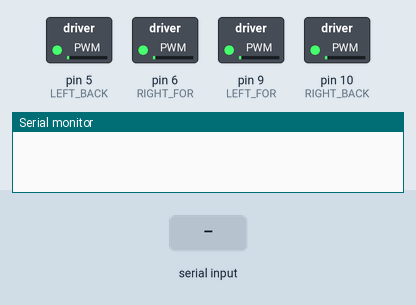
This sketch was run on a simulated Arduino Mega 2560, built with avr-gcc and run on an emulated ATmega2560. Parts: switched loads named in the sketch (green lamp = pin HIGH), the last lines printed to the serial monitor. The inputs (shaded band) are chosen by the test bench.

Above: at 1.7 s.
1.8 s: "90,45\n" received over the second serial link
At 2.2 s:
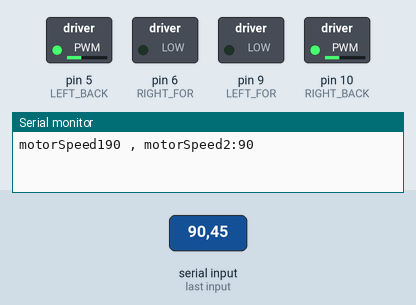
4.8 s: "200\n" received over the second serial link
At 6.4 s:
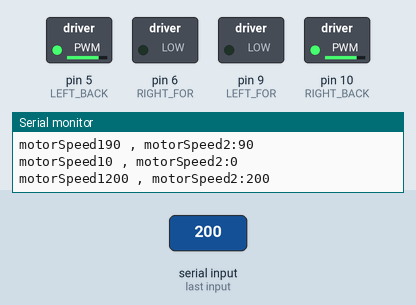
7.3 s: "30,150\n" received over the second serial link
At 8.5 s:
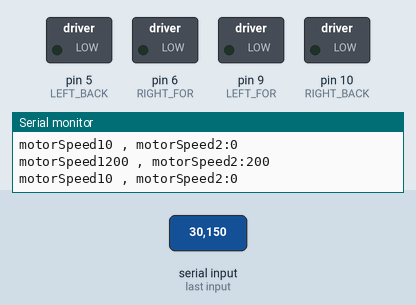
8.8 s: "30,150\n" received over the second serial link
At 10.8 s:
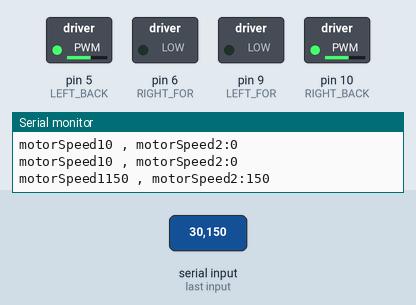
11.3 s: "5\n" received over the second serial link
At 13.7 s:
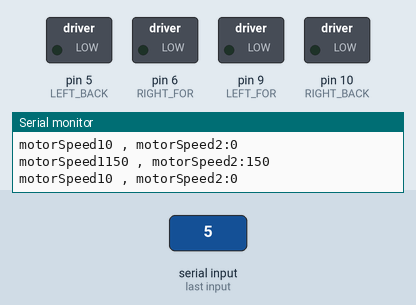
Timing chart, 0 to 14.8 s (numbered marks = the images above; inputs shaded):
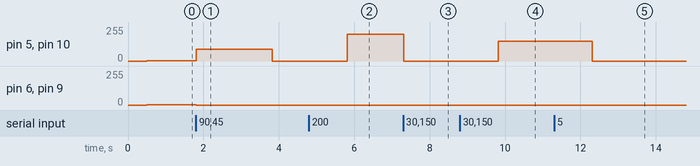

Measured:
- after the input at 1.8 s, pin 5 (LEFT_BACK), pin 10 (RIGHT_BACK): 1/255 → 90/255 at once, → 0/255 2.0 s later; pin 6 (RIGHT_FOR), pin 9 (LEFT_FOR): 1/255 → 0/255 at once
- after the input at 4.8 s, pin 5 (LEFT_BACK), pin 10 (RIGHT_BACK): 0/255 → 200/255 after 1.0 s
- after the input at 7.3 s, pin 5 (LEFT_BACK), pin 10 (RIGHT_BACK): 200/255 → 0/255 at once
- after the input at 8.8 s, pin 5 (LEFT_BACK), pin 10 (RIGHT_BACK): 0/255 → 150/255 after 1.0 s
- after the input at 11.3 s, pin 5 (LEFT_BACK), pin 10 (RIGHT_BACK): 150/255 → 0/255 after 1.0 s

The sketch:

NITRObot_Bluetooth_Gyro_PWM.ino
```cpp
#define LEFT_FOR 9 // PWMB
#define LEFT_BACK 5  // DIRB  ---  left
#define RIGHT_FOR 6  // PWMA
#define RIGHT_BACK 10  // DIRA  ---  right
int xAxis,yAxis;

int speedLeft = 0;
int speedRight = 0;
//-----------------------------------------------

void setup() {
  pinMode(LEFT_FOR, OUTPUT);
  pinMode(LEFT_BACK, OUTPUT);
  pinMode(RIGHT_FOR, OUTPUT);
  pinMode(RIGHT_BACK, OUTPUT);
    // initialize serial communication at 9600 bits per second:
    Serial.begin(9600);
    Serial1.begin(9600); // Setting the baud rate of Software Serial Library
    delay(500);
    stopMoving();
}

//---------------------------------------------------------

void loop() {

    if(Serial1.available() > 0)
      {
      xAxis = Serial1.parseInt(); //  read xAxis in range (-500, 500)
      if (xAxis >= 255)  xAxis = 255 ;
      if (xAxis <= -255)  xAxis = -255 ;
      if ((xAxis >= -50) && (xAxis <= 50))  xAxis = 0 ;
      delay(10);
      yAxis = Serial1.parseInt(); //  read yAxis in range (-500, 500)
      if (yAxis >= 255)  yAxis = 255 ;
      if (yAxis <= -255)  yAxis = -255 ;
      if ((yAxis >= -50) && (yAxis <= 50))  yAxis = 0 ;

     // Serial.print("xAxis:");
     //Serial.print(xAxis);
     //Serial.print("   yAxis:");
     //Serial.println(yAxis);

     if (xAxis <= 0 && yAxis >= 0 ){
      speedRight = abs(xAxis); // speed for leading motor in range (0-255)
      speedLeft = (255.0-abs(yAxis))*abs(xAxis)/255.0;  // !!! speed for turning motor in range (0-255)
      moveForward();
      }

     if (xAxis <= 0 && yAxis < 0 ){
      speedLeft = abs(xAxis); // speed for leading motor in range (0-255)
      speedRight = (255.0-abs(yAxis))*abs(xAxis)/255.0;  // !!! speed for turning motor in range (0-255)
      moveForward();
      }

     if (xAxis > 0 && yAxis >= 0 ){
      speedRight = abs(xAxis); // speed for leading motor in range (0-255)
      speedLeft = (255.0-abs(yAxis))*abs(xAxis)/255.0;  // !!! speed for turning motor in range (0-255)
      moveBackward();
      }

     if (xAxis > 0 && yAxis < 0 ){
      speedLeft = abs(xAxis); // speed for leading motor in range (0-255)
      speedRight = (255.0-abs(yAxis))*abs(xAxis)/255.0;  // !!! speed for turning motor in range (0-255)
      moveBackward();
      }

     Serial.print("motorSpeed1");
     Serial.print(speedLeft);
     Serial.print(" , motorSpeed2:");
     Serial.println(speedRight);
      }
}

//------------------------------------------------------------

void moveForward() // Move forward
{
     analogWrite(LEFT_FOR, abs(speedRight));
     analogWrite(LEFT_BACK, LOW);
     analogWrite(RIGHT_FOR, abs(speedLeft));
     analogWrite(RIGHT_BACK, LOW);
     }

void moveBackward() // Move backward
{
     analogWrite(LEFT_FOR, LOW);
     analogWrite(LEFT_BACK, abs(speedRight));
     analogWrite(RIGHT_FOR, LOW);
     analogWrite(RIGHT_BACK, abs(speedLeft));
     }

void stopMoving() // Stop movement
{
     analogWrite(LEFT_FOR, HIGH);
     analogWrite(LEFT_BACK, HIGH);
     analogWrite(RIGHT_FOR, HIGH);
     analogWrite(RIGHT_BACK,HIGH);
     }
```
